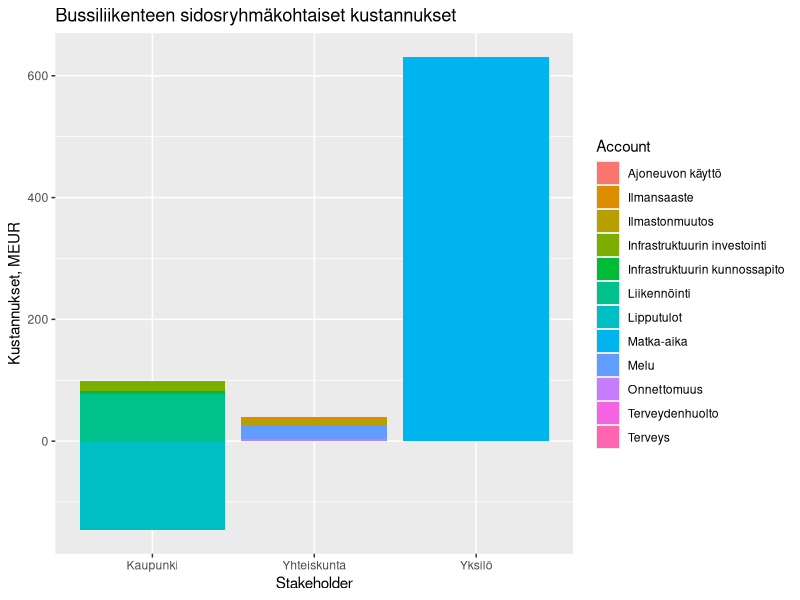

This chart was generated by the following R code:
## Cost benefit preview
library(tidyverse)

account <- c(
  "Infrastruktuurin investointi",
  "Infrastruktuurin kunnossapito",
  "Liikennöinti",
  "Lipputulot",
  "Ajoneuvon käyttö",
  "Matka-aika",
  "Terveys",
  "Terveydenhuolto",
  "Onnettomuus",
  "Ilmastonmuutos",
  "Ilmansaaste",
  "Melu"
)
stakeholder <- c(
  rep("Kaupunki", 4),
  rep("Yksilö", 3),
  rep("Yhteiskunta",5)
)

bus <- c(
  15687000, 
  5228000, 
  77274000, 
  -146013000, 
  0, 
  631014000,
  0, 
  0, 
  3607000, 
  11627000, 
  3608000, 
  21313000
)

df <- data.frame(
  Stakeholder=stakeholder,
  Account=account,
  Bus=bus
)

ggplot(df, aes(x=Stakeholder, weight=Bus/1000000, fill=Account))+geom_bar()+
  labs(
    title = "Bussiliikenteen sidosryhmäkohtaiset kustannukset",
    y = "Kustannukset, MEUR"
  )
